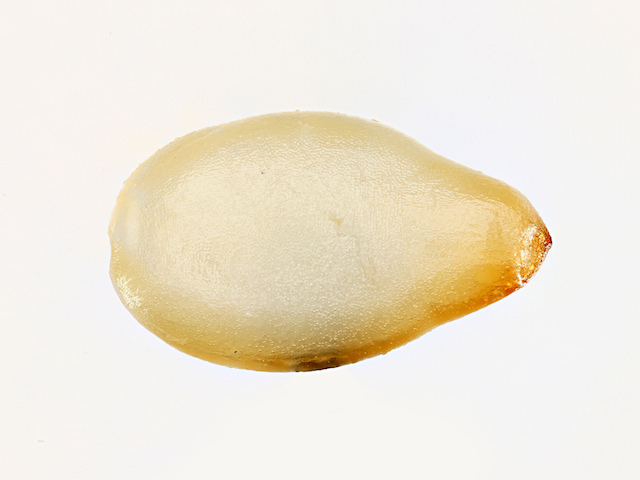
#> input picture image.jpg, 640 x 480 px, given in place of frame.png, which was not available
$ python main.py
#> lines starting #> are read from the running program, lines starting #| are printed output that depends on the picture; after the words box and inside, x2 and y2 are one past the last pixel; in counts of white or black regions, pixels touching at a corner belong together; pictures that were not available may be replaced by others from this repository, and a replacement may not be noted
#> further down, image is the input picture: shape (480, 640, 3); mean B, G, R 216.9, 232.2, 239.6
# import the necessary packages
import os
import numpy as np
import cv2

from os import listdir
from os.path import isfile, join

def apply_gray(image):
	# convert image to grayscale
	return cv2.cvtColor(image, cv2.COLOR_BGR2GRAY)
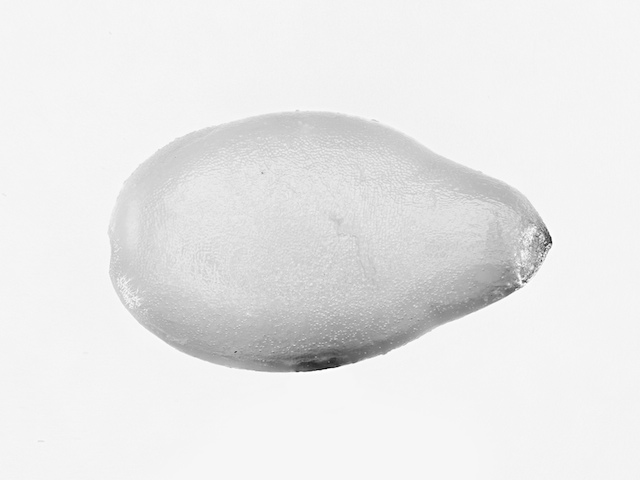
#> returned value: shape (480, 640); min 3, max 255, mean 232.7

def apply_blur(image):
	# blur the image with an aperture of X
	return cv2.medianBlur(image, 7)

def dynamic_threshold(image):
	# apply dynamic threshold
	return cv2.adaptiveThreshold(image,255,cv2.ADAPTIVE_THRESH_GAUSSIAN_C, cv2.THRESH_BINARY,11,3)
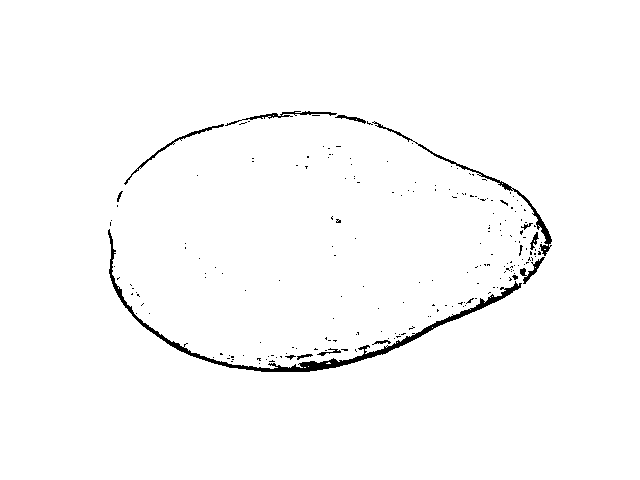
#> returned value: shape (480, 640); 98.4% white; 207 black regions (192 under 20 px), largest, box (x1, y1, x2, y2) and area: (108, 229, 522, 372) 2457, (372, 121, 552, 256) 737, (124, 124, 224, 185) 283

def binary_threshold(image):
	# apply bynary threshold
	return cv2.threshold(image,70,255,cv2.THRESH_BINARY)

def equalize(image):
	# adjust the contrast of the image
	return cv2.equalizeHist(image)

def subtract(img1, img2):
	# subtract img2 to img1
	return cv2.subtract(img1,img2)
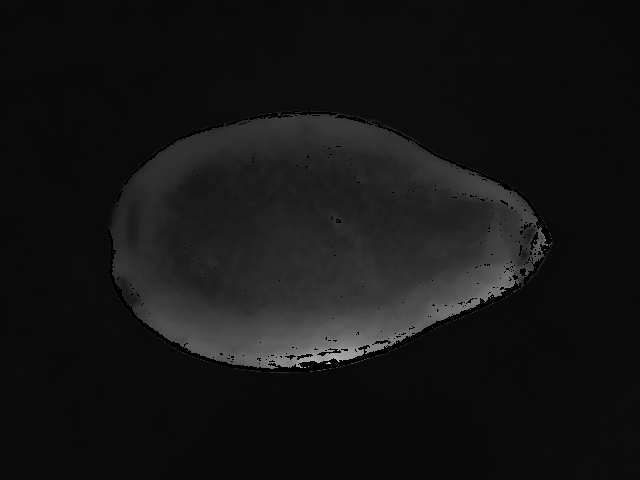
#> returned value: shape (480, 640); min 0, max 191, mean 21

def write_img(image, dir_out, name):
	# write image inside dir_out
	cv2.imwrite(join(dir_out, name), image)

def detect(image, dir_out):

	image = apply_gray(image)

	write_img(image, dir_out, "gray.png")

	image = apply_blur(image)

	thresh = dynamic_threshold(image)

	write_img(thresh, dir_out, "thresh.png")

	image = subtract(thresh, image)

	write_img(image, dir_out, "diff.png")

	# https://www.analyticsvidhya.com/blog/2019/03/opencv-functions-computer-vision-python/

	# instantiate sift object, calculate keypoints and their orientation
	#sift = cv2.xfeatures2d.SIFT_create()
	#keypoints,descriptors = sift.detectAndCompute(thresh,None)

	#instantiate surf object, calculate keypoints and their orientation
	#surf = cv2.xfeatures2d.SURF_create(800)
	#keypoints,descriptors = surf.detectAndCompute(thresh,None)

	# plot keypoints on the image
	#with_keypoints = cv2.drawKeypoints(gray, keypoints, outImage = None)
	#cv2.imwrite(join(dir_out, "sift.png"), with_keypoints)


	# adjust the contrast of the gray image
	#equalized = cv2.equalizeHist(image)
	#cv2.imwrite(join(dir_out, "equalized.png"), equalized)

	# apply threshold
	#ret, thresh_img = cv2.threshold(equalized,70,255,cv2.THRESH_BINARY)
	#cv2.imwrite(join(dir_out, "threshold.png"), thresh_img)

	# find cages
	#height, width = thresh_img.shape[:2]
	#blank_image = np.zeros((height,width,3), np.uint8)
	#contours, hierarchy = cv2.findContours(thresh_img,cv2.RETR_EXTERNAL,cv2.CHAIN_APPROX_SIMPLE)
	#for cnt in contours:
	#	epsilon = 0.05*cv2.arcLength(cnt,True)
	#	approx = cv2.approxPolyDP(cnt,epsilon,True)
	#	if len(approx) == 4:
	#		# square
	#		x,y,w,h = cv2.boundingRect(approx)
	#		ratio = abs(w / h)
	#		#print (str(x) + " , " + str(y) + " , " + str(w) + " , " + str(h))
	#		#print (str(ratio))
	#		if ratio > 0.9 and ratio < 1.1:
	#			cv2.drawContours(blank_image, [approx], 0, (0,255,0), 3)
	#cv2.imwrite(join(dir_out, "squares.png"), blank_image)

	#
	#


###################
#  START PROGRAM  #
###################


# cerate output dir if it doesn't exist
output_dir = "output"
if not os.path.exists(output_dir):
    os.makedirs(output_dir)

# [13 lines of commented-out code are left out]
image = cv2.imread(join(".", "frame.png"))
# call detect function
detect(image, "output")
